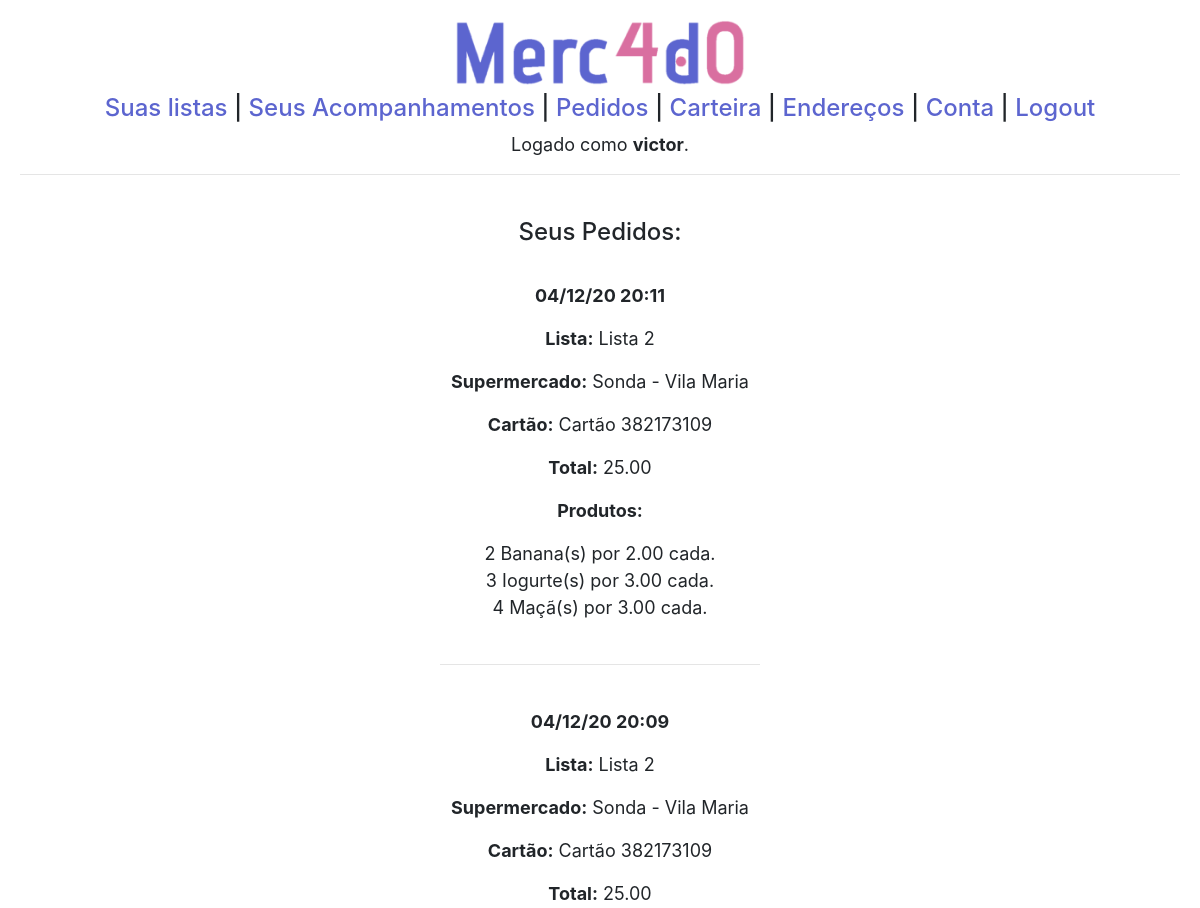
The page /historico (signed in, upper part) on the database as committed earlier.
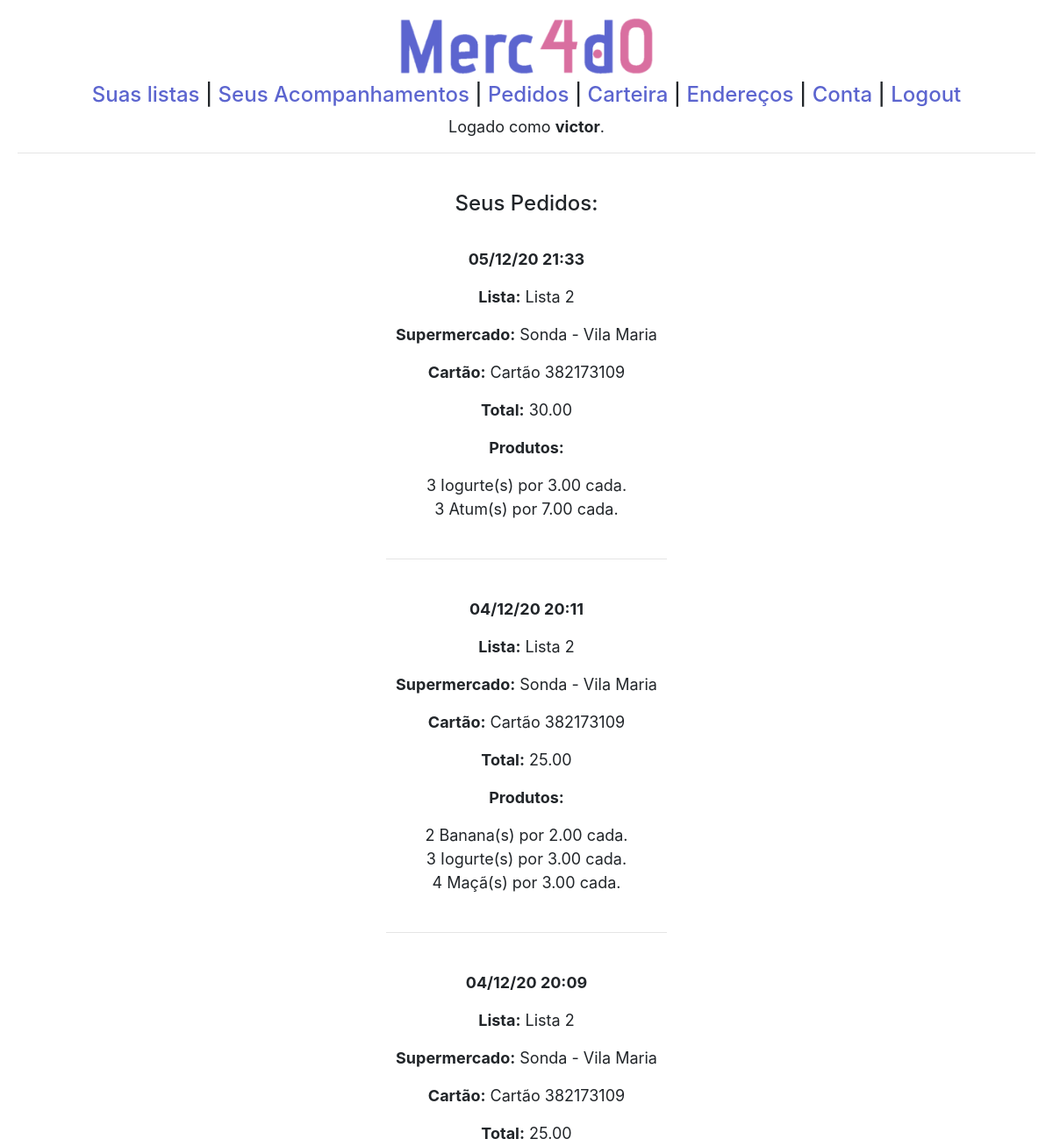
The same page on the database as committed later.
### compras/models.py (models this page shows, shortened)
class Usuario(AbstractUser):
    cpf = models.CharField(max_length=11)

class Historico(models.Model):
    lista =  models.CharField(max_length=50)
    supermercado = models.CharField(max_length=100)
    cartao = models.CharField(max_length=20)
    endereco = models.CharField(max_length=500)
    data = models.DateTimeField(default=timezone.now)
    total = models.DecimalField(max_digits=10, decimal_places=2)
    usuario = models.ForeignKey(Usuario,
                                on_delete=models.CASCADE,
                                related_name="historicos")

class ProdutoHistorico(models.Model):
    historico = models.ForeignKey(Historico, on_delete=models.CASCADE, related_name="produtos")
    produto = models.CharField(max_length=50)
    quantidade = models.PositiveIntegerField()
    preco = models.DecimalField(max_digits=10, decimal_places=2)

### compras/views.py (the view)
# urls.py: path("historico", views.historico, name="historico"),
@login_required(login_url='login')
def historico(request):
    if request.method == "GET":
        return render(request, "compras/historico.html",{
            'historicos': Historico.objects.filter(usuario=request.user).reverse()
        })
    else:
        return render(request, "compras/historico.html")

### compras/templates/compras/historico.html
{% extends "compras/layout.html" %}
{% block body %}
<h4>Seus Pedidos:</h4>
<br>
<ul>
{% for historico in historicos reversed %}
    <li>
        <b><p>{{ historico.data|date:"d/m/y H:i" }}</p></b>
        <p><b>Lista:</b> {{ historico.lista }}</p>
        <p><b>Supermercado:</b> {{ historico.supermercado }}</p>
        <p><b>Cartão:</b> {{ historico.cartao }}</p>
        <p><b>Total:</b> {{ historico.total }}</p>
        <p><b>Produtos:</b></p>
        <ul>
            {% for item in historico.produtos.all %}
                <li>{{ item.quantidade }} {{ item.produto }}(s) por {{ item.preco }} cada.</li>
            {% endfor %}
        </ul>
    </li>
    <br><hr><br>
{% empty %}
    <p style="text-indent: -2.5em;">Nenhum pedido ainda.</p>
{% endfor %}
</ul>
{% endblock %}

### compras/templates/compras/layout.html (shortened to what this page needs)
{% load static %}
<!DOCTYPE html>
<html lang="en">
<head>
    <link rel="stylesheet" href="https://cdn.jsdelivr.net/npm/bootstrap@4.5.3/dist/css/bootstrap.min.css">
    <link rel="stylesheet" href="{% static 'compras/styles.css' %}">
    <link rel="stylesheet" href="https://cdn.jsdelivr.net/npm/bootstrap-select@1.13.14/dist/css/bootstrap-select.min.css">
</head>
<body>
    <h1><a href="{% url 'index' %}"> <img src="{%  static 'compras/LogoMerc4d0.png' %}" alt="LogoMerc4d0"></a></h1>
    <h4>
        <nav>
            {% if not user.is_authenticated %}
            <a href="{% url 'login' %}">Login</a>
            <span>|</span>
            <a href="{% url 'registrar' %}">Registrar-se</a>
            {% else %}
            <a href="{% url 'index' %}">Suas listas</a>
            <span>|</span>
            <a href="{% url 'acompanhamentos' %}">Seus Acompanhamentos</a>
            <span>|</span>
            <a href="{% url 'pedidos' %}">Pedidos</a>
            <span>|</span>
            <a href="{% url 'carteira' %}">Carteira</a>
            <span>|</span>
            <a href="{% url 'enderecos' %}">Endereços</a>
            <span>|</span>
            <a href="{% url 'conta' %}">Conta</a>
            <span>|</span>
            <a href="{% url 'logout' %}">Logout</a>
            {% endif %}
        </nav>
    </h4>
    {% if user.is_authenticated %}
    <p>Logado como <b>{{ user.username }}</b>.</p>
    {% else %}
    <p>Não logado.</p>
    {% endif %}
    <hr>
    <br>
    {% block body %}
    {% endblock %}
</body>
<br>
<br>
</html>

### compras/static/compras/styles.css (style rules this page uses)
:root { --primary-color: #5c65cf; --secondary-color: #d96fa0; --primary-background: #fffaea; --secondary-background: #f4a896; --tertiary-background: #ffd494; font-family: Montserrat, sans-serif; font-size: 16px; line-height: 1.5em; }
body { padding: 20px; font-size: large; }
a { color: var(--primary-color); }
img { width: 25%; }
body { overflow-x: auto; text-align: center; }
body img { max-width: 100%; }
ul { list-style-type: none; display: table; margin: 0 auto; padding: 0; }

Rows that differ between the two databases and show on the page:
added Historico: data "05/12/20 21:33", lista "Lista 2", supermercado "Sonda - Vila Maria", cartao "Cartão 382173109", total "30.00"
added ProdutoHistorico: quantidade "3", produto "Iogurte", preco "3.00", shown under "05/12/20 21:33"
added ProdutoHistorico: quantidade "3", produto "Atum", preco "7.00", shown under "05/12/20 21:33"
